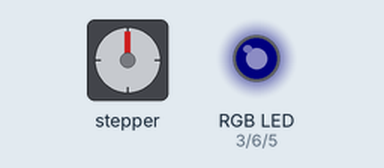
This sketch was run on a simulated Arduino Uno, built with avr-gcc and run on an emulated ATmega328P. Parts: stepper motor, an RGB LED mixed from three pins (HIGH = lit). Wiring (inferred from the names in the program): stepper motor (2048 steps per turn assumed): coils pin 9, pin 10, pin 11, pin 12. Dim RGB values are drawn brighter than linear.

Above: at 0.05 s.
At 0.95 s:
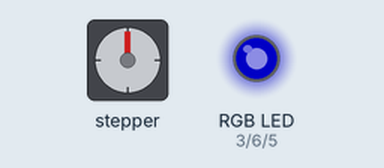
At 1.9 s:
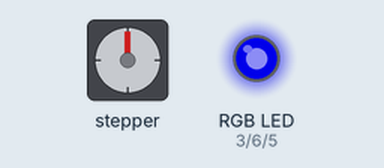
At 3.8 s:
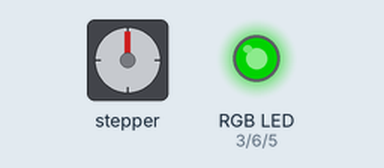
At 5.65 s:
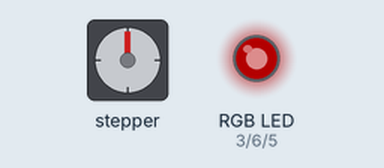
At 7.55 s:
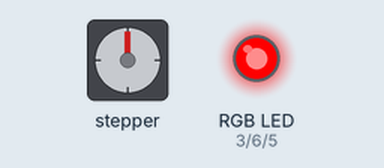
Timing chart, 0 to 9.8 s (numbered marks = the images above):
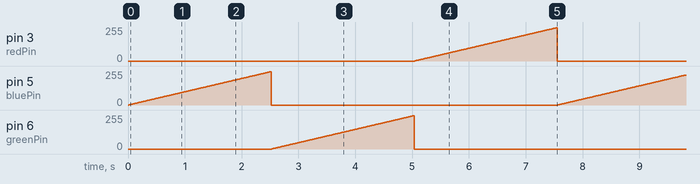

The sketch:

OsaisenLED.ino
```cpp
#define STEPPER_PIN_1 9
#define STEPPER_PIN_2 10
#define STEPPER_PIN_3 11
#define STEPPER_PIN_4 12
#define IR_PIN A0


int redPin = 3;
int greenPin = 6;
int bluePin = 5;
int sensorOut = 0;
int step_number = 0;

void setup()
{
  pinMode(redPin, OUTPUT);
  pinMode(greenPin, OUTPUT);
  pinMode(bluePin, OUTPUT);
  pinMode(STEPPER_PIN_1, OUTPUT);
  pinMode(STEPPER_PIN_2, OUTPUT);
  pinMode(STEPPER_PIN_3, OUTPUT);
  pinMode(STEPPER_PIN_4, OUTPUT);
  pinMode(IR_PIN, INPUT);
}

void loop()
{
  for (int i = 0; i <= 250; i++)
  {
    setColor(0, 0, i);
    delay(10);
  }
  for (int i = 0; i <= 250; i++)
  {
    setColor(0, i, 0);
    delay(10);
  }
  for (int i = 0; i <= 250; i++)
  {
    setColor(i, 0, 0);
    delay(10);
  }
  /*sensorOut = analogRead(IR_PIN);
    if (sensorOut < 100)
    {
    Dance();
    }*/
}

void Dance()
{
  for (int i = 0; i < 500; i++)
  {
    OneStep(false);
  }
  delay(100);
  for (int i = 0; i < 750; i++)
  {
    OneStep(true);
  }
  delay(100);
  for (int i = 0; i < 2300; i++)
  {
    OneStep(false);
  }
  delay(500);
}


void OneStep(bool dir)
{
  if (dir)
  {
    switch (step_number)
    {
      case 0:
        digitalWrite(STEPPER_PIN_1, HIGH);
        digitalWrite(STEPPER_PIN_2, LOW);
        digitalWrite(STEPPER_PIN_3, LOW);
        digitalWrite(STEPPER_PIN_4, LOW);
        break;
      case 1:
        digitalWrite(STEPPER_PIN_1, LOW);
        digitalWrite(STEPPER_PIN_2, HIGH);
        digitalWrite(STEPPER_PIN_3, LOW);
        digitalWrite(STEPPER_PIN_4, LOW);
        break;
      case 2:
        digitalWrite(STEPPER_PIN_1, LOW);
        digitalWrite(STEPPER_PIN_2, LOW);
        digitalWrite(STEPPER_PIN_3, HIGH);
        digitalWrite(STEPPER_PIN_4, LOW);
        break;
      case 3:
        digitalWrite(STEPPER_PIN_1, LOW);
        digitalWrite(STEPPER_PIN_2, LOW);
        digitalWrite(STEPPER_PIN_3, LOW);
        digitalWrite(STEPPER_PIN_4, HIGH);
        break;
    }
  }
  else
  {
    switch (step_number) {
      case 0:
        digitalWrite(STEPPER_PIN_1, LOW);
        digitalWrite(STEPPER_PIN_2, LOW);
        digitalWrite(STEPPER_PIN_3, LOW);
        digitalWrite(STEPPER_PIN_4, HIGH);
        break;
      case 1:
        digitalWrite(STEPPER_PIN_1, LOW);
        digitalWrite(STEPPER_PIN_2, LOW);
        digitalWrite(STEPPER_PIN_3, HIGH);
        digitalWrite(STEPPER_PIN_4, LOW);
        break;
      case 2:
        digitalWrite(STEPPER_PIN_1, LOW);
        digitalWrite(STEPPER_PIN_2, HIGH);
        digitalWrite(STEPPER_PIN_3, LOW);
        digitalWrite(STEPPER_PIN_4, LOW);
        break;
      case 3:
        digitalWrite(STEPPER_PIN_1, HIGH);
        digitalWrite(STEPPER_PIN_2, LOW);
        digitalWrite(STEPPER_PIN_3, LOW);
        digitalWrite(STEPPER_PIN_4, LOW);


    }
  }
  step_number++;
  if (step_number > 3)
  {
    step_number = 0;
  }
  delay(2);

}

void setColor(int redValue, int greenValue, int blueValue) {
  analogWrite(redPin, redValue);
  analogWrite(greenPin, greenValue);
  analogWrite(bluePin, blueValue);
}
```

Measured:
- by itself, pin 3 (redPin), pin 5 (bluePin), pin 6 (greenPin): ramps from 0/255 to 250/255 and jumps back, once every 7.6 s
